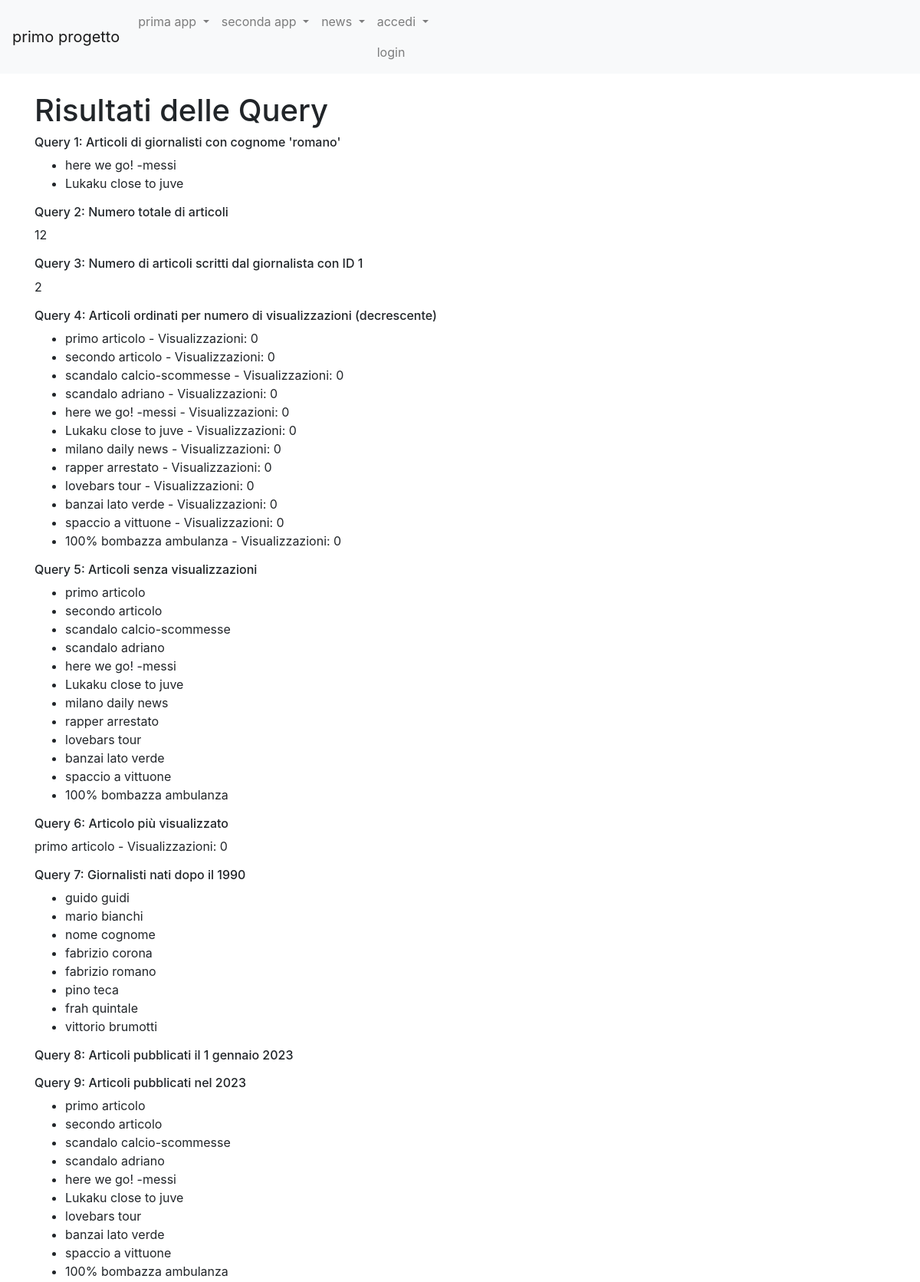
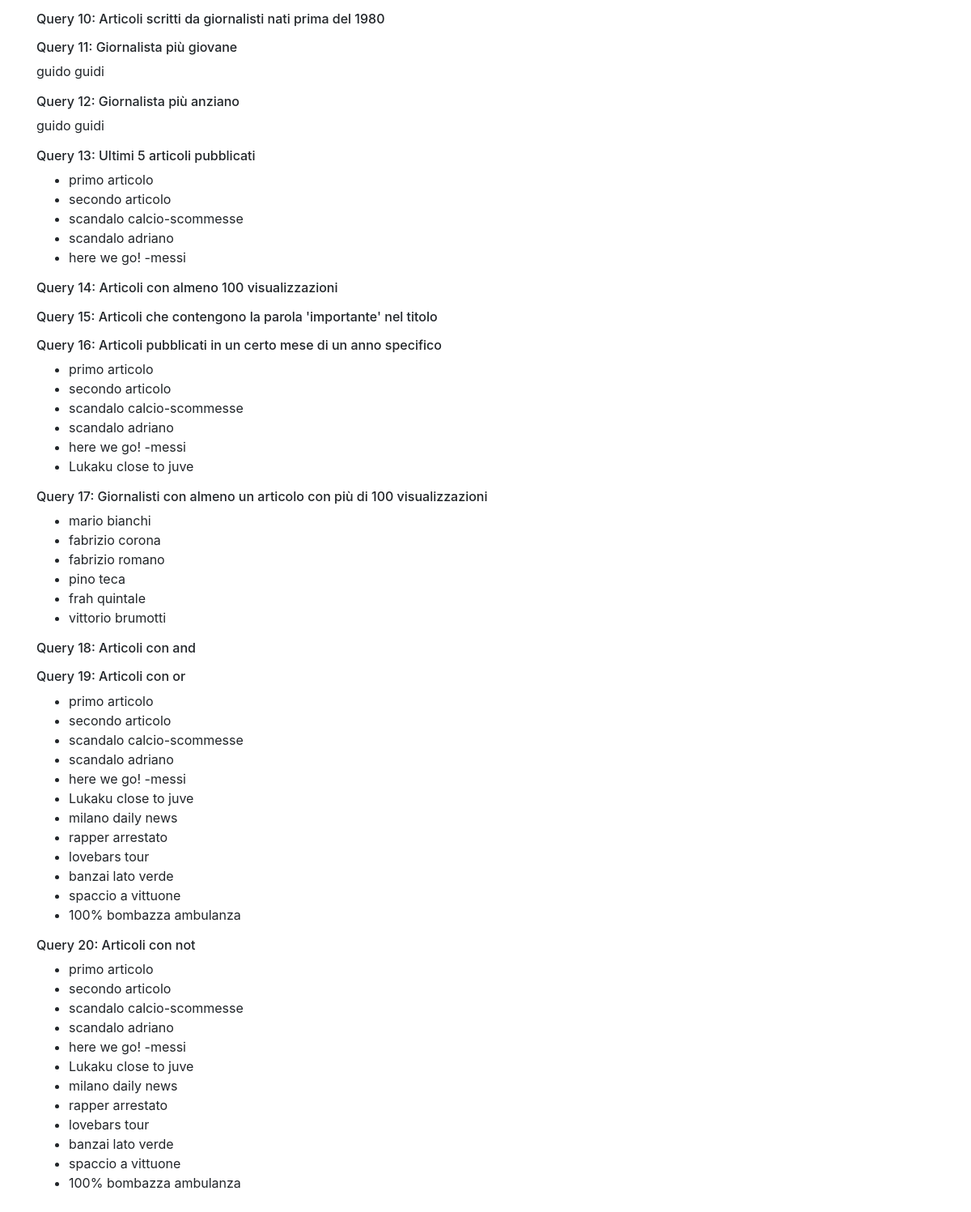
Page /news/query/ on the committed database (2 pictures, top to bottom).
### news/models.py (models this page shows, shortened)
class Articolo(models.Model):
    titolo = models.CharField(max_length=100)
    contenuto = models.TextField()
    giornalista = models.ForeignKey(Giornalista, on_delete=models.CASCADE, related_name="articoli")
    data = models.DateField(blank=True)
    visualizzazioni = models.IntegerField(default=0, blank=True)
    class Meta:
        verbose_name="Articolo"
        verbose_name_plural="Articoli"

class Giornalista(models.Model):
    nome = models.CharField(max_length=20)
    cognome = models.CharField(max_length=20)
    anno_di_nascita = models.DateField(blank=True)
    class Meta:
        verbose_name="Giornalista"
        verbose_name_plural="giornalisti"

### news/views.py (the view)
# urls.py: path('query/', queryBase, name="query"),
def queryBase(request):
    articoli_cognome = Articolo.objects.filter(giornalista__cognome='romano')
    numero_totale_articoli = Articolo.objects.count()
    giornalista_1 = Giornalista.objects.get(id=9)
    numero_articoli_giornalista_1 = Articolo.objects.filter(giornalista=giornalista_1).count()
    articoli_ordinati = Articolo.objects.order_by('-visualizzazioni')
    articoli_senza_visualizzazioni = Articolo.objects.filter(visualizzazioni=0)
    articolo_piu_visualizzato = Articolo.objects.order_by('-visualizzazioni').first()
    giornalisti_data = Giornalista.objects.filter(anno_di_nascita__gt=datetime.date(1990, 1, 1))
    articoli_del_giorno = Articolo.objects.filter(data=datetime.date(2023, 1, 1))
    articoli_periodo = Articolo.objects.filter(data__range=(datetime.date(2023, 1, 1), datetime.date(2023, 12, 31)))
    giornalisti_nati = Giornalista.objects.filter(anno_di_nascita__lt=datetime.date(1980, 1, 1))
    articoli_giornalisti = Articolo.objects.filter(giornalista__in=giornalisti_nati)
    giornalista_giovane = Giornalista.objects.order_by('anno_di_nascita').first()
    giornalista_anziano = Giornalista.objects.order_by('-anno_di_nascita').first()
    ultimi = Articolo.objects.order_by('-data')[:5]
    articoli_minime_visualizzazioni = Articolo.objects.filter(visualizzazioni__gte=100)
    articoli_parola = Articolo.objects.filter(titolo__icontains='importante')
    articoli_mese_anno = Articolo.objects.filter(data__month=11, data__year=2023)
    giornalisti_con_articoli_popolari = Giornalista.objects.filter (articoli__visualizzazioni__gte=0).distinct()
    data = datetime.date (1990, 1, 1)
    visualizzazioni = 50
    articoli_con_and = Articolo.objects.filter(giornalista__anno_di_nascita__gt=data, visualizzazioni__gte=visualizzazioni)
    from django.db.models import Q
    articoli_con_or=Articolo.objects.filter(Q(giornalista__anno_di_nascita__gt=data) | Q(visualizzazioni__lte=visualizzazioni))
    articoli_con_not=Articolo.objects.filter(~Q(giornalista__anno_di_nascita__lt=data))
    articoli_con_not = Articolo.objects.exclude (giornalista__anno_di_nascita__lt=data)
    context = {
        'articoli_cognome': articoli_cognome,
        'numero_totale_articoli': numero_totale_articoli,
        'numero_articoli_giornalista_1': numero_articoli_giornalista_1,
        'articoli_ordinati': articoli_ordinati,
        'articoli_senza_visualizzazioni': articoli_senza_visualizzazioni,
        'articolo_piu_visualizzato': articolo_piu_visualizzato,
        'giornalisti_data': giornalisti_data,
        'articoli_del_giorno': articoli_del_giorno,
        'articoli_periodo': articoli_periodo,
        'articoli_giornalisti': articoli_giornalisti,
        'giornalista_giovane': giornalista_giovane,
        'giornalista_anziano': giornalista_anziano,
        'ultimi': ultimi,
        'articoli_minime_visualizzazioni': articoli_minime_visualizzazioni,
        'articoli_parola': articoli_parola,
        'articoli_mese_anno': articoli_mese_anno,
        'articoli_con_and':articoli_con_and,
        'articoli_con_or':articoli_con_or,
        'articoli_con_not': articoli_con_not,
        'giornalisti_con_articoli_popolari':giornalisti_con_articoli_popolari,
    }
    return render(request, 'query.html', context)

### news/templates/query.html (shortened to what this page needs)
{% extends "base.html" %}
{%block content %}
    <h1>Risultati delle Query</h1>
    <h6>Query 1: Articoli di giornalisti con cognome 'romano'</h6>
    <ul>
        {% for articolo in articoli_cognome %}
            <li>{{ articolo.titolo }}</li>
        {% endfor %}
    </ul>
    <h6>Query 2: Numero totale di articoli</h6>
    <p>{{ numero_totale_articoli }}</p>
    <h6>Query 3: Numero di articoli scritti dal giornalista con ID 1</h6>
    <p>{{ numero_articoli_giornalista_1 }}</p>
    <h6>Query 4: Articoli ordinati per numero di visualizzazioni (decrescente)</h6>
    <ul>
        {% for articolo in articoli_ordinati %}
            <li>{{ articolo.titolo }} - Visualizzazioni: {{ articolo.visualizzazioni }}</li>
        {% endfor %}
    </ul>
    <h6>Query 5: Articoli senza visualizzazioni</h6>
    <ul>
        {% for articolo in articoli_senza_visualizzazioni %}
            <li>{{ articolo.titolo }}</li>
        {% endfor %}
    </ul>
    <h6>Query 6: Articolo più visualizzato</h6>
    <p>{{ articolo_piu_visualizzato.titolo }} - Visualizzazioni: {{ articolo_piu_visualizzato.visualizzazioni }}</p>
    <h6>Query 7: Giornalisti nati dopo il 1990</h6>
    <ul>
        {% for giornalista in giornalisti_data %}
            <li>{{ giornalista.nome }} {{ giornalista.cognome }}</li>
        {% endfor %}
    </ul>
    <h6>Query 8: Articoli pubblicati il 1 gennaio 2023</h6>
    <h6>Query 9: Articoli pubblicati nel 2023</h6>
    <ul>
        {% for articolo in articoli_periodo %}
            <li>{{ articolo.titolo }}</li>
        {% endfor %}
    </ul>
    <h6>Query 10: Articoli scritti da giornalisti nati prima del 1980</h6>
    <h6>Query 11: Giornalista più giovane</h6>
    <p>{{ giornalista_giovane.nome }} {{ giornalista_giovane.cognome }}</p>
    <h6>Query 12: Giornalista più anziano</h6>
    <p>{{ giornalista_anziano.nome }} {{ giornalista_anziano.cognome }}</p>
    <h6>Query 13: Ultimi 5 articoli pubblicati</h6>
    <ul>
        {% for articolo in ultimi %}
            <li>{{ articolo.titolo }}</li>
        {% endfor %}
    </ul>
    <h6>Query 14: Articoli con almeno 100 visualizzazioni</h6>
    <h6>Query 15: Articoli che contengono la parola 'importante' nel titolo</h6>
    <h6>Query 16: Articoli pubblicati in un certo mese di un anno specifico</h6>
    <ul>
        {% for articolo in articoli_mese_anno  %}
            <li>{{ articolo.titolo }}</li>
        {% endfor %}
    </ul>
    <h6>Query 17: Giornalisti con almeno un articolo con più di 100 visualizzazioni</h6>
    <ul>
            {% for giornalista in giornalisti_con_articoli_popolari  %}
                <li>{{ giornalista.nome }} {{ giornalista.cognome }}</li>
            {% endfor %}
    </ul>
    <h6>Query 18: Articoli con and</h6>
    <h6>Query 19: Articoli con or</h6>
    <ul>
        {% for articolo in articoli_con_or  %}
            <li>{{ articolo.titolo }}</li>
        {% endfor %}
    </ul>
    <h6>Query 20: Articoli con not</h6>
    <ul>
        {% for articolo in articoli_con_or  %}
            <li>{{ articolo.titolo }}</li>
        {% endfor %}
    </ul>
{%endblock content%}

### rows in the picture
Articolo: titolo "here we go! -messi", visualizzazioni "0"
Articolo: titolo "Lukaku close to juve", visualizzazioni "0"
Articolo: titolo "primo articolo", visualizzazioni "0"
Articolo: titolo "secondo articolo", visualizzazioni "0"
Articolo: titolo "scandalo calcio-scommesse", visualizzazioni "0"
Articolo: titolo "scandalo adriano", visualizzazioni "0"
Articolo: titolo "milano daily news", visualizzazioni "0"
Articolo: titolo "rapper arrestato", visualizzazioni "0"
Articolo: titolo "lovebars tour", visualizzazioni "0"
Articolo: titolo "banzai lato verde", visualizzazioni "0"
Articolo: titolo "spaccio a vittuone", visualizzazioni "0"
Articolo: titolo "100% bombazza ambulanza", visualizzazioni "0"
Giornalista: nome "guido", cognome "guidi"
Giornalista: nome "mario", cognome "bianchi"
Giornalista: nome "nome", cognome "cognome"
Giornalista: nome "fabrizio", cognome "corona"
Giornalista: nome "fabrizio", cognome "romano"
Giornalista: nome "pino", cognome "teca"
Giornalista: nome "frah", cognome "quintale"
Giornalista: nome "vittorio", cognome "brumotti"

### other values in the picture
{{ numero_totale_articoli }} "12"
{{ numero_articoli_giornalista_1 }} "2"
